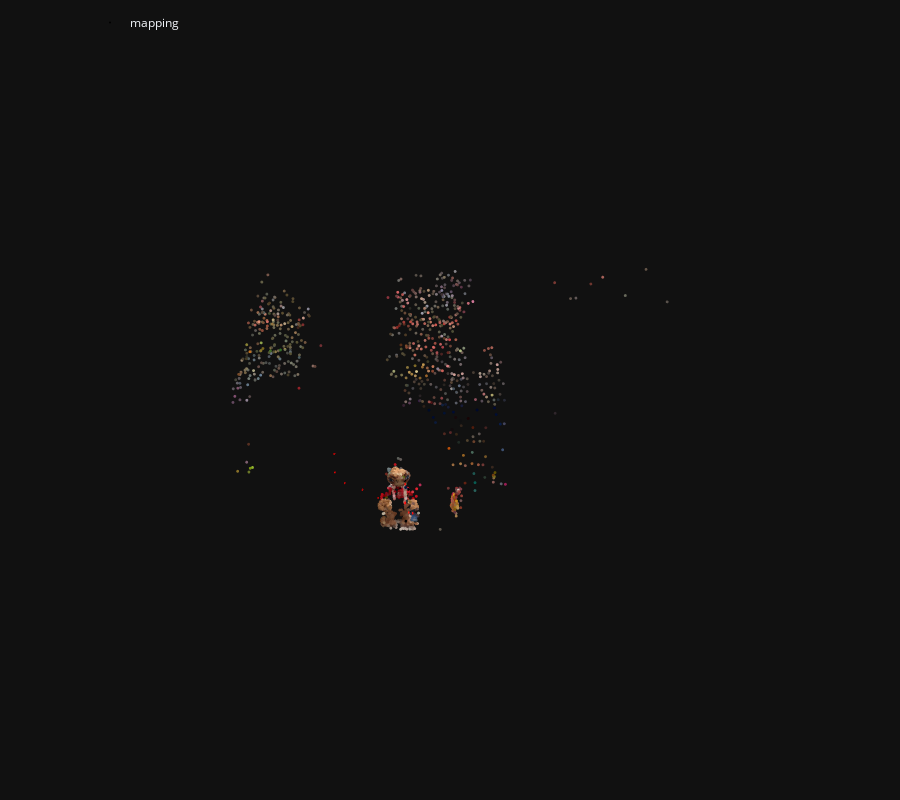

The notebook cell saved with this chart:
### Code cell
mapper_options = {"min_model_size" : 2, "max_num_models": 25}
## TODO min_match_score do has an big impact on the number of points
model, _ = reconstruction.main(
    sfm_dir, images, sfm_pairs, features, matches, image_list=references, min_match_score=0.2, mapper_options =mapper_options
)
print(model.images)
fig = viz_3d.init_figure()
viz_3d.plot_reconstruction(
    fig, model, color="rgba(255,0,0,0.5)", name="mapping", points_rgb=True
)
fig.show()

### Figure 1 — Plotly figure (JSON) as saved in the notebook; plotly's stock layout.template omitted (floating-point values rounded to 4 significant figures; data arrays with more than 128 entries replaced by an {"elided": "..."} marker saying what was removed)
{"data": [{"legendgroup": "mapping", "marker": {"color": {"elided": "2085x3 int values"}, "line": {"width": 0}, "size": 1}, "mode": "markers", "name": "mapping", "type": "scatter3d", "x": {"elided": "2085 float values"}, "y": {"elided": "2085 float values"}, "z": {"elided": "2085 float values"}}, {"hovertemplate": "Image(image_id=1, camera=Camera(camera_id=1), name=\"another_et_another_et001.png\", has_pose=1, triangulated=1336/2085)", "legendgroup": "mapping", "line": {"color": "rgba(255,0,0,0.5)", "width": 1}, "mode": "lines", "name": "1", "showlegend": false, "type": "scatter3d", "x": [3.133, 3.075, 3.162, 3.133, 3.162, 3.162, 3.133, 3.162, 3.075, 3.133, 3.075, 3.075], "y": [2.056, 1.972, 1.971, 2.056, 1.971, 2.127, 2.056, 2.127, 2.128, 2.056, 2.128, 1.972], "z": [-2.352, -2.228, -2.219, -2.352, -2.219, -2.211, -2.352, -2.211, -2.22, -2.352, -2.22, -2.228]}, {"hovertemplate": "Image(image_id=2, camera=Camera(camera_id=2), name=\"another_et_another_et002.png\", has_pose=1, triangulated=1333/1963)", "legendgroup": "mapping", "line": {"color": "rgba(255,0,0,0.5)", "width": 1}, "mode": "lines", "name": "2", "showlegend": false, "type": "scatter3d", "x": [2.805, 2.748, 2.836, 2.805, 2.836, 2.836, 2.805, 2.836, 2.749, 2.805, 2.749, 2.748], "y": [1.195, 1.114, 1.113, 1.195, 1.113, 1.269, 1.195, 1.269, 1.27, 1.195, 1.27, 1.114], "z": [-0.9607, -0.8323, -0.8242, -0.9607, -0.8242, -0.82, -0.9607, -0.82, -0.828, -0.9607, -0.828, -0.8323]}, {"hovertemplate": "Image(image_id=3, camera=Camera(camera_id=3), name=\"another_et_another_et003.png\", has_pose=1, triangulated=997/1946)", "legendgroup": "mapping", "line": {"color": "rgba(255,0,0,0.5)", "width": 1}, "mode": "lines", "name": "3", "showlegend": false, "type": "scatter3d", "x": [2.782, 2.715, 2.802, 2.782, 2.802, 2.81, 2.782, 2.81, 2.723, 2.782, 2.723, 2.715], "y": [-0.4043, -0.4753, -0.4793, -0.4043, -0.4793, -0.3233, -0.4043, -0.3233, -0.3193, -0.4043, -0.3193, -0.4753], "z": [0.9129, 1.044, 1.057, 0.9129, 1.057, 1.052, 0.9129, 1.052, 1.04, 0.9129, 1.04, 1.044]}, {"hovertemplate": "Image(image_id=4, camera=Camera(camera_id=4), name=\"another_et_another_et004.png\", has_pose=1, triangulated=1240/1905)", "legendgroup": "mapping", "line": {"color": "rgba(255,0,0,0.5)", "width": 1}, "mode": "lines", "name": "4", "showlegend": false, "type": "scatter3d", "x": [2.771, 2.711, 2.798, 2.771, 2.798, 2.797, 2.771, 2.797, 2.71, 2.771, 2.71, 2.711], "y": [1.361, 1.263, 1.262, 1.361, 1.262, 1.416, 1.361, 1.416, 1.418, 1.361, 1.418, 1.263], "z": [0.631, 0.7469, 0.7581, 0.631, 0.7581, 0.7828, 0.631, 0.7828, 0.7716, 0.631, 0.7716, 0.7469]}, {"hovertemplate": "Image(image_id=5, camera=Camera(camera_id=5), name=\"another_et_another_et005.png\", has_pose=1, triangulated=1256/1839)", "legendgroup": "mapping", "line": {"color": "rgba(255,0,0,0.5)", "width": 1}, "mode": "lines", "name": "5", "showlegend": false, "type": "scatter3d", "x": [3.487, 3.42, 3.506, 3.487, 3.506, 3.504, 3.487, 3.504, 3.417, 3.487, 3.417, 3.42], "y": [2.222, 2.131, 2.131, 2.222, 2.131, 2.286, 2.222, 2.286, 2.287, 2.222, 2.287, 2.131], "z": [-0.5366, -0.4197, -0.4033, -0.5366, -0.4033, -0.3886, -0.5366, -0.3886, -0.405, -0.5366, -0.405, -0.4197]}, {"hovertemplate": "Image(image_id=6, camera=Camera(camera_id=6), name=\"another_et_another_et006.png\", has_pose=1, triangulated=948/1776)", "legendgroup": "mapping", "line": {"color": "rgba(255,0,0,0.5)", "width": 1}, "mode": "lines", "name": "6", "showlegend": false, "type": "scatter3d", "x": [0.2432, 0.2501, 0.3334, 0.2432, 0.3334, 0.2999, 0.2432, 0.2999, 0.2166, 0.2432, 0.2166, 0.2501], "y": [0.7552, 0.6812, 0.6988, 0.7552, 0.6988, 0.8514, 0.7552, 0.8514, 0.8338, 0.7552, 0.8338, 0.6812], "z": [-1.236, -1.092, -1.114, -1.236, -1.114, -1.119, -1.236, -1.119, -1.097, -1.236, -1.097, -1.092]}, {"hovertemplate": "Image(image_id=7, camera=Camera(camera_id=7), name=\"another_et_another_et007.png\", has_pose=1, triangulated=897/1810)", "legendgroup": "mapping", "line": {"color": "rgba(255,0,0,0.5)", "width": 1}, "mode": "lines", "name": "7", "showlegend": false, "type": "scatter3d", "x": [-1.223, -1.172, -1.099, -1.223, -1.099, -1.148, -1.223, -1.148, -1.221, -1.223, -1.221, -1.172], "y": [0.05194, -0.01566, 0.008765, 0.05194, 0.008765, 0.1573, 0.05194, 0.1573, 0.1329, 0.05194, 0.1329, -0.01566], "z": [-0.05824, 0.08096, 0.0385, -0.05824, 0.0385, 0.04059, -0.05824, 0.04059, 0.08305, -0.05824, 0.08305, 0.08096]}, {"hovertemplate": "Image(image_id=8, camera=Camera(camera_id=8), name=\"another_et_another_et008.png\", has_pose=1, triangulated=674/1738)", "legendgroup": "mapping", "line": {"color": "rgba(255,0,0,0.5)", "width": 1}, "mode": "lines", "name": "8", "showlegend": false, "type": "scatter3d", "x": [-2.872, -2.779, -2.724, -2.872, -2.724, -2.786, -2.872, -2.786, -2.842, -2.872, -2.842, -2.779], "y": [-0.5274, -0.5818, -0.5526, -0.5274, -0.5526, -0.4098, -0.5274, -0.4098, -0.4389, -0.5274, -0.4389, -0.5818], "z": [0.9292, 1.051, 0.9896, 0.9292, 0.9896, 1.001, 0.9292, 1.001, 1.062, 0.9292, 1.062, 1.051]}, {"hovertemplate": "Image(image_id=9, camera=Camera(camera_id=9), name=\"another_et_another_et009.png\", has_pose=1, triangulated=397/1594)", "legendgroup": "mapping", "line": {"color": "rgba(255,0,0,0.5)", "width": 1}, "mode": "lines", "name": "9", "showlegend": false, "type": "scatter3d", "x": [-3.791, -3.663, -3.628, -3.791, -3.628, -3.706, -3.791, -3.706, -3.741, -3.791, -3.741, -3.663], "y": [-1.443, -1.476, -1.443, -1.443, -1.443, -1.31, -1.443, -1.31, -1.342, -1.443, -1.342, -1.476], "z": [2.671, 2.769, 2.696, 2.671, 2.696, 2.717, 2.671, 2.717, 2.791, 2.671, 2.791, 2.769]}, {"hovertemplate": "Image(image_id=10, camera=Camera(camera_id=10), name=\"another_et_another_et010.png\", has_pose=1, triangulated=282/1489)", "legendgroup": "mapping", "line": {"color": "rgba(255,0,0,0.5)", "width": 1}, "mode": "lines", "name": "10", "showlegend": false, "type": "scatter3d", "x": [-3.848, -3.687, -3.697, -3.848, -3.697, -3.791, -3.848, -3.791, -3.781, -3.848, -3.781, -3.687], "y": [-3.045, -3.037, -3.003, -3.045, -3.003, -2.892, -3.045, -2.892, -2.925, -3.045, -2.925, -3.037], "z": [5.237, 5.269, 5.188, 5.237, 5.188, 5.245, 5.237, 5.245, 5.326, 5.237, 5.326, 5.269]}], "layout": {"height": 800, "legend": {"orientation": "h", "x": 0.1, "xanchor": "left", "y": 0.99, "yanchor": "top"}, "margin": {"b": 0, "l": 0, "pad": 0, "r": 0, "t": 0}, "scene": {"aspectmode": "data", "camera": {"eye": {"x": 0, "y": -0.1, "z": -2}, "projection": {"type": "orthographic"}, "up": {"x": 0, "y": -1, "z": 0}}, "dragmode": "orbit", "xaxis": {"autorange": true, "showbackground": false, "showgrid": false, "showline": false, "showticklabels": true, "visible": false}, "yaxis": {"autorange": true, "showbackground": false, "showgrid": false, "showline": false, "showticklabels": true, "visible": false}, "zaxis": {"autorange": true, "showbackground": false, "showgrid": false, "showline": false, "showticklabels": true, "visible": false}}}}
